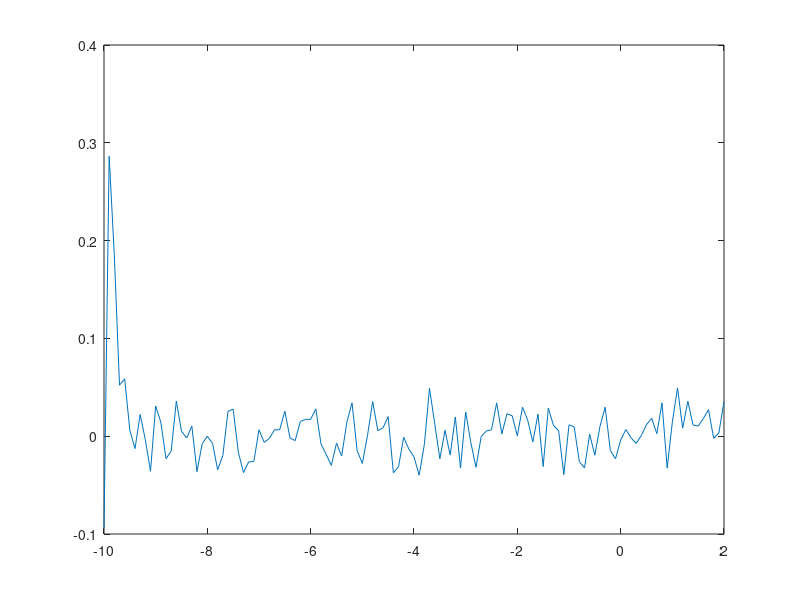

MATLAB code to generate this figure:
%Example from Splines in nonparametric regression%
clc
clear
noise = .02;
knots = -10:2;
xMin= knots(1);
xMax = knots(end);
xVec = xMin:.1:xMax;
nknots = length(knots);


for i = 1:length(xVec)
    yVec(i) = 4.26 * (exp(-i)-4 * exp (-2*i) +3 * exp (-3 *i))+noise*randn();
end

plot (xVec,yVec);
    
